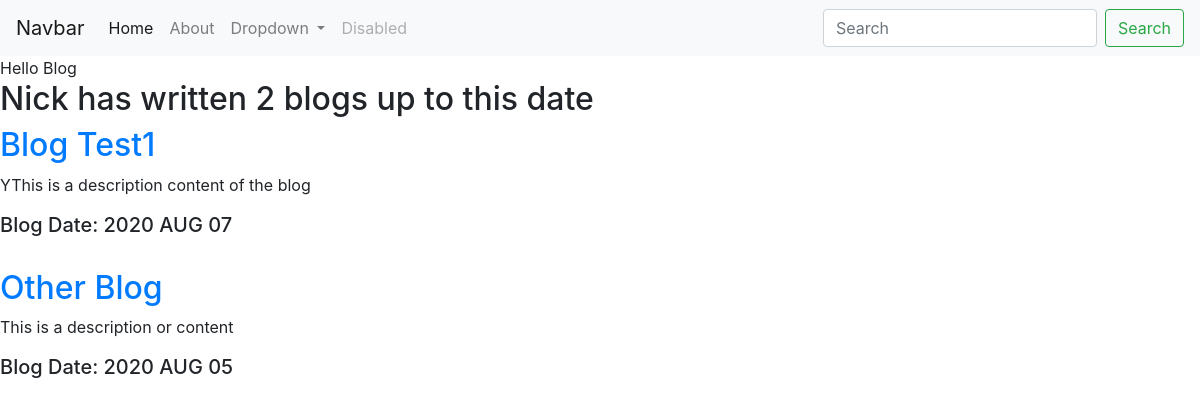
/blog/, run on an earlier commit of the app's database.
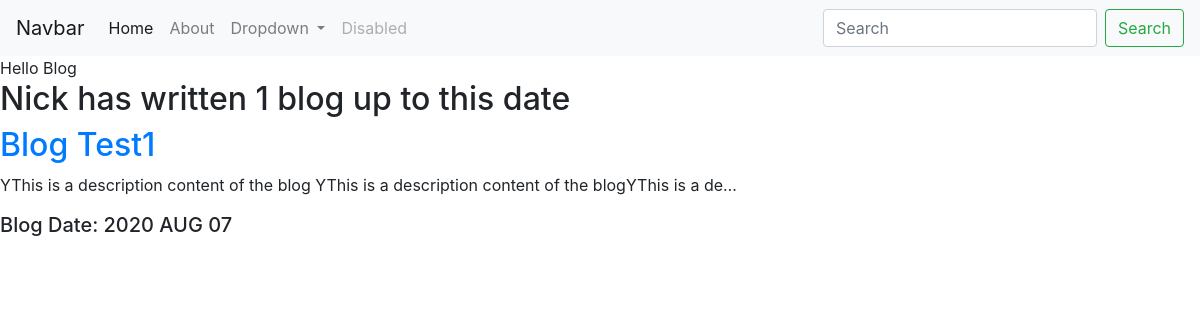
And on a later commit of the database.
### blog/models.py (models this page shows, shortened)
class Blog(models.Model):
    title = models.CharField(max_length=200)
    description = models.TextField()
    date = models.DateField()

### blog/views.py (the view)
# urls.py: path('', views.all_blogs, name='all_blogs'),
def all_blogs(request):
    blogs_w = Blog.objects.count
    blogs = Blog.objects.order_by('-date')[:5]
    return render(request, 'blog/all_blogs.html', {'blogs':blogs, 'blogs_w':blogs_w})

### blog/templates/blog/all_blogs.html (shortened to what this page needs)
{% extends 'portfolio/base.html' %}
{% block content %}
Hello Blog
<h2> Nick has written {{ blogs_w }} blog{{ blogs.count|pluralize}} up to this date </h2>
{% for blog in blogs%}
<a href="{% url 'blog:detail' blog.id %}"><h2>{{ blog.title}}</h2></a>
<p>{{ blog.description|striptags|truncatechars:100 }}</p>
<h5>Blog Date: {{ blog.date|date:'Y M d'|upper }}</h5>
{% endfor %}
{% endblock %}

What changed in the data, as far as the page shows it:
removed Blog: title "Other Blog", description "This is a description or content", date "2020 AUG 05"
changed Blog "Blog Test1": description "YThis is a description content of the blog" → "YThis is a description content of the blog YThis is a description content of the blogYThis is a de…"
Also different on the page:
{{ blogs_w }}: "2" → "1"
